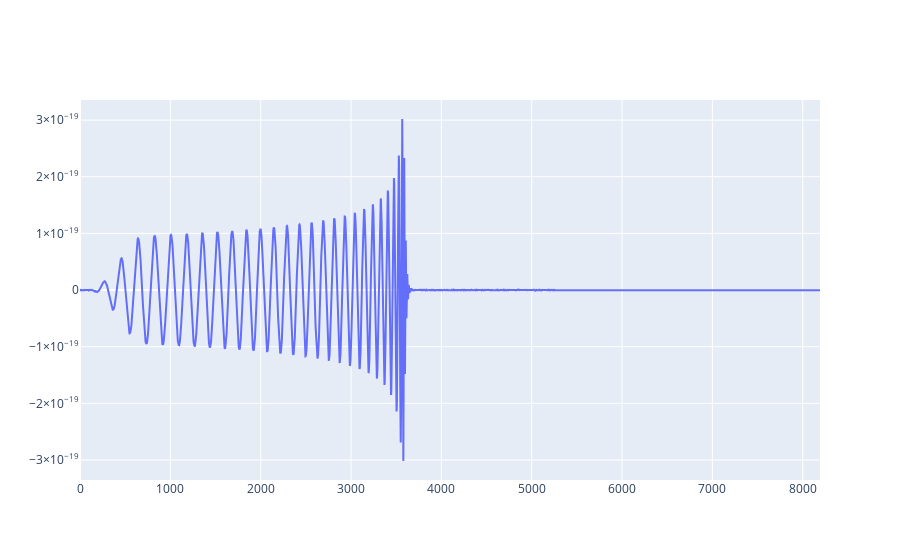

Notebook code cell kept with this figure:
### Code cell
fig2 = make_subplots(rows=1, cols=1)

fig2.add_trace(
    go.Scatter(x=list(range(len(ts_signal))), y=ts_signal, mode="lines", name="signal"),
    row=1,
    col=1,
)
fig2.show()

### Figure 1 — Plotly figure (JSON) as saved in the notebook; plotly's stock layout.template omitted (floating-point values rounded to 4 significant figures; data arrays with more than 128 entries replaced by an {"elided": "..."} marker saying what was removed)
{"data": [{"mode": "lines", "name": "signal", "type": "scatter", "x": {"elided": "8192 int values"}, "xaxis": "x", "y": {"elided": "8192 float values"}, "yaxis": "y"}], "layout": {"xaxis": {"anchor": "y", "domain": [0, 1]}, "yaxis": {"anchor": "x", "domain": [0, 1]}}}
